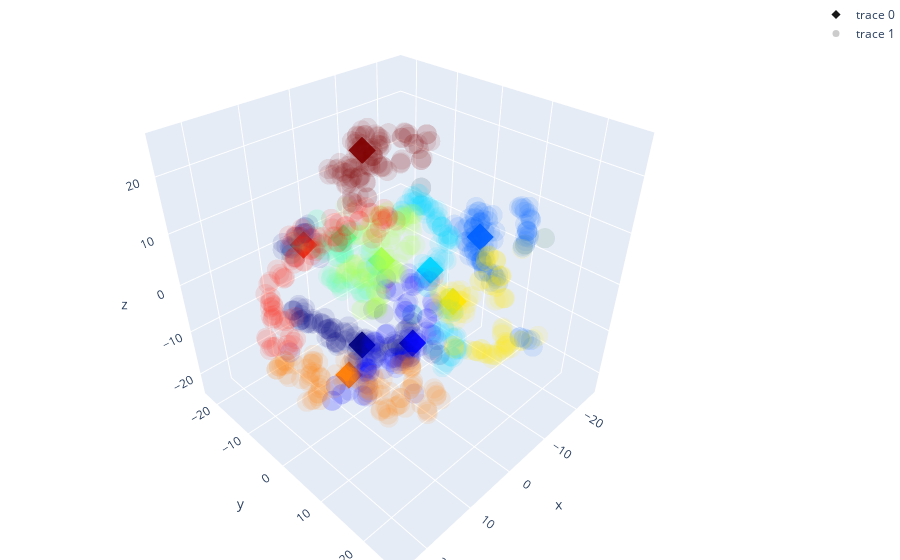

The code cell stored with this chart in its notebook:
### Code cell
# Create a color map that maps each unique label to a color
unique_labels = np.unique(labels)
print("unique_labels: ", len(unique_labels), "standard vectors len", len(standardVectors))

# Reorder the labels to have colors matching the cluster results, using closest centroid to the standard vectors
unique_labels_reordered = []
can_be_reordered = True
for i in range(len(standardVectors)):
    distances = np.linalg.norm(centroids - standardVectors[i], axis=1)
    closest_centroid = np.argmin(distances)
    if closest_centroid not in unique_labels_reordered:
        unique_labels_reordered.append(closest_centroid)
    else:
        print("closest_centroid already in unique_labels_reordered")
        can_be_reordered = False
        break

if not can_be_reordered:
    unique_labels_reordered = unique_labels

print("unique_labels_reordered: ", len(unique_labels_reordered), unique_labels_reordered)
#unique_labels = unique_labels_reordered
colors_reordered = plt.cm.jet(np.linspace(0, 1, len(unique_labels_reordered)))
color_map_reordered = dict(zip(unique_labels_reordered, colors_reordered))

# Use the color map to set the color of the markers
marker_colors_reordered = [color_map_reordered[label] for label in labels]
print("marker_colors: ", len(marker_colors_reordered))

colors = plt.cm.jet(np.linspace(0, 1, len(unique_labels)))
color_map = dict(zip(unique_labels, colors))

# Use the color map to set the color of the markers
marker_colors = [color_map[label] for label in labels]
print("marker_colors: ", len(marker_colors))


# Create a trace for each type (centroids data)
traceStandard = go.Scatter3d(
    x=vectorsTSNE[types==0,0],
    y=vectorsTSNE[types==0,1],
    z=vectorsTSNE[types==0,2],
    mode='markers',
    marker=dict(
        size=7,
        color=colors_reordered,                # set color to an array/list of desired values
        opacity=0.9,
        symbol='diamond'
    )
)

# Create a trace for each type (centroids data)
traceActual = go.Scatter3d(
    x=vectorsTSNE[types==1,0],
    y=vectorsTSNE[types==1,1],
    z=vectorsTSNE[types==1,2],
    mode='markers',
    marker=dict(
        size=7,
        color=marker_colors_reordered,                # set color to an array/list of desired values
        opacity=0.1,
        symbol='circle'
    )
)

# Plot
data = [traceStandard, traceActual]

layout = go.Layout(
    margin=dict(
        l=0,
        r=0,
        b=0,
        t=0
    )
)

fig = go.Figure(data=data, layout=layout)
fig.show()

### Figure 1 — Plotly figure (JSON) as saved in the notebook; plotly's stock layout.template omitted (floating-point values rounded to 4 significant figures; data arrays with more than 128 entries replaced by an {"elided": "..."} marker saying what was removed)
{"data": [{"marker": {"color": [[0, 0, 0.5, 1], [0, 0, 0.9991, 1], [0, 0.3784, 1, 1], [0, 0.8333, 1, 1], [0.3004, 1, 0.6673, 1], [0.6673, 1, 0.3004, 1], [1, 0.9012, 0, 1], [1, 0.48, 0, 1], [0.9991, 0.07335, 0, 1], [0.5, 0, 0, 1]], "opacity": 0.9, "size": 7, "symbol": "diamond"}, "mode": "markers", "type": "scatter3d", "x": [0.8611, 8.257, -9.617, -13.53, -5.439, 1.652, -6.939, 12.68, 14.54, -3.0], "y": [-7.452, 12.76, 10.32, -3.682, -18.86, -0.8169, 7.695, 2.624, -3.922, -9.909], "z": [-17.97, -0.8089, 9.12, -6.001, -1.948, 4.674, -3.785, -11.13, 12.03, 19.68]}, {"marker": {"color": {"elided": "1000x4 float values"}, "opacity": 0.1, "size": 7, "symbol": "circle"}, "mode": "markers", "type": "scatter3d", "x": {"elided": "1000 float values"}, "y": {"elided": "1000 float values"}, "z": {"elided": "1000 float values"}}], "layout": {"margin": {"b": 0, "l": 0, "r": 0, "t": 0}}}
